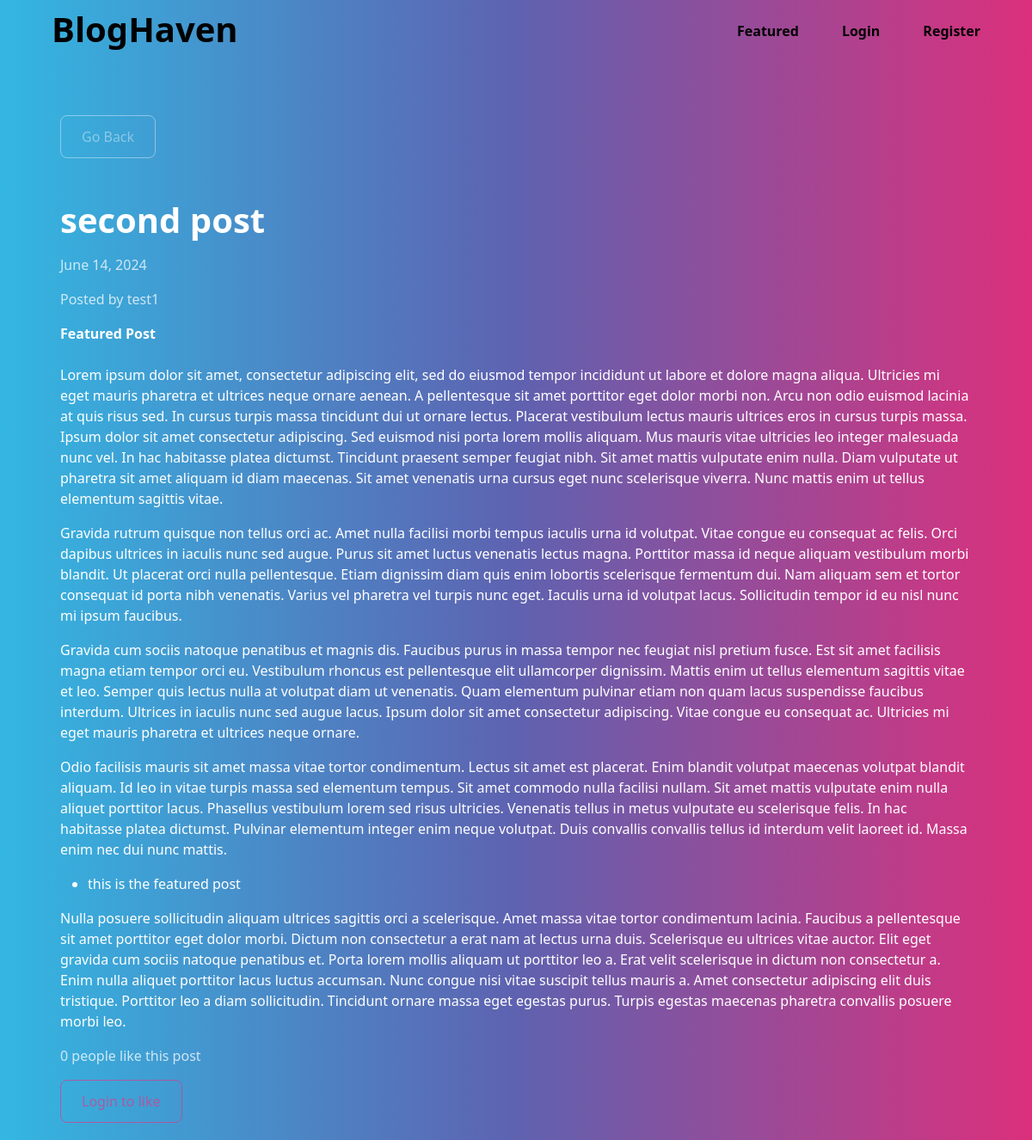
The app's page /blog/2/ with its own data.
### blog/models.py (models this page shows)
class Article(models.Model):
    title = models.CharField(max_length=255)
    content = HTMLField() #Makes use of the rich text editor
    date = models.DateField(auto_now_add=True) #Auto sets the date to current date
    author = models.ForeignKey(User, on_delete=models.CASCADE) #If we delete the user, all the relationships to these are also deleted
    featured = models.BooleanField(default=False)
    likes = models.ManyToManyField(User, related_name='likes', blank=True) #Blank=True makes it so that this field isn't required

### blog/views.py (the view)
# urls.py: path('<int:pk>/', DetailedArticleView.as_view(), name='detail_article'), #primary key
class DetailedArticleView(DetailView):
    model = Article
    template_name = 'blog_post.html'
    def get_context_data(self, *args, **kwargs):
        context = super(DetailedArticleView, self).get_context_data(*args, **kwargs)
        context['liked_by_user'] = False
        article = Article.objects.get(id=self.kwargs.get('pk'))
        if article.likes.filter(pk=self.request.user.id).exists():
            context['liked_by_user'] = True
        return context

### templates/blog_post.html (shortened to what this page needs)
{% extends "base.html" %}
{% block content %}
<div class="row">
    <div class="#">
        <a class="btn btn-outline-secondary" href="{% url 'index'%}"> Go Back </a>
    </div>
</div>
<br><br>
<div class="row">
    <div class="">
        <h1>{{ object.title }} </h1>
        <p class="text-muted"> {{ object.date }} </p>
        <p class="text-muted">Posted by {{ object.author.username }} </p>
        <div>
            {{ object.content|safe }}
        </div>
    </div>
</div>
<div class="">
    <div class="">
        {% if object.likes.count == 1 %}
            <p class="text-muted"> {{ object.likes.count }} person likes this post </p>
        {% else %}
            <p class="text-muted"> {{ object.likes.count }} people like this post </p>
        {% endif %}
        {% if request.user.is_authenticated %}
            {% if liked_by_user %}
                <form method="POST" action="{% url 'like_article' object.id %}">
                    {% csrf_token %}
                    <button class="btn btn-outline-primary"><ion-icon name="heart-dislike-outline"></ion-icon> Unlike</button>
                </form>
            {% else %}
                <form method="POST" action="{% url 'like_article' object.id %}">
                    {% csrf_token %}
                    <button class="btn btn-outline-primary"><ion-icon name="heart-outline"></ion-icon> Like</button>
                </form>
            {% endif %}
        {% else %}
            <button class="btn btn-outline-primary" disabled> Login to like</button>
        {% endif %}
    </div>
</div>
{% endblock content %}

### records on screen
Article: title "second post", date "June 14, 2024", author.username "test1", content "Featured Post Lorem ipsum dolor sit amet, consectetur adipiscing elit, sed do eiusmod tempor incididunt ut labore et dolore magna aliqua. Ultricies mi eget mauris pharetra et ultrices neque ornare aenean. A pellentesque sit amet porttitor eget dolor morbi non. Arcu non odio euismod lacinia at quis risus sed. In cursus turpis massa tincidunt dui ut ornare lectus. Placerat vestibulum lectus mauris ultrices eros in cursus turpis massa. Ipsum dolor sit amet consectetur adipiscing. Sed euismod nisi porta lorem mollis aliquam. Mus mauris vitae ultricies leo integer malesuada nunc vel. In hac habitasse platea dictumst. Tincidunt praesent semper feugiat nibh. Sit amet mattis vulputate enim nulla.…", likes.count "0"
